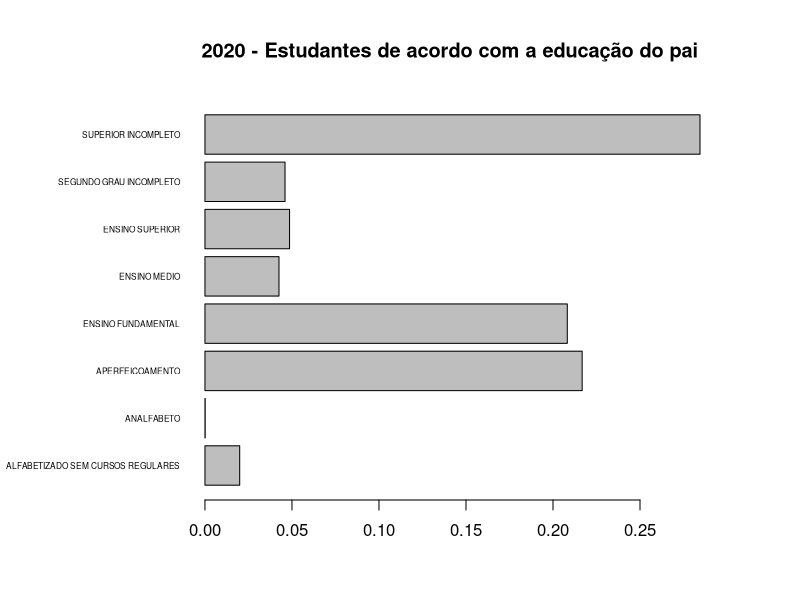
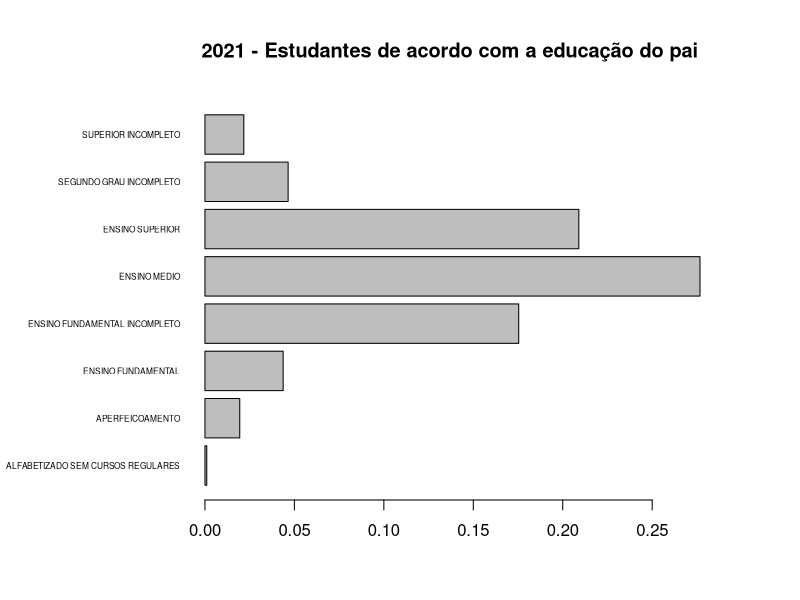
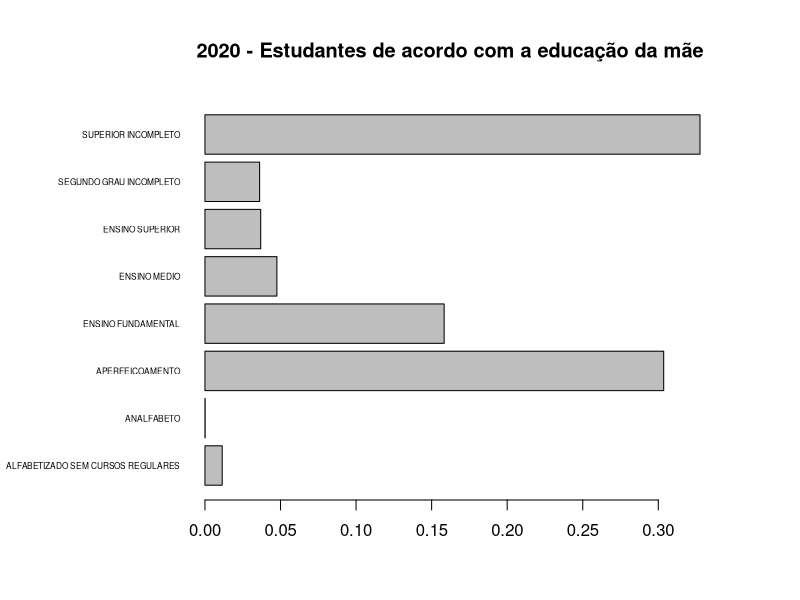
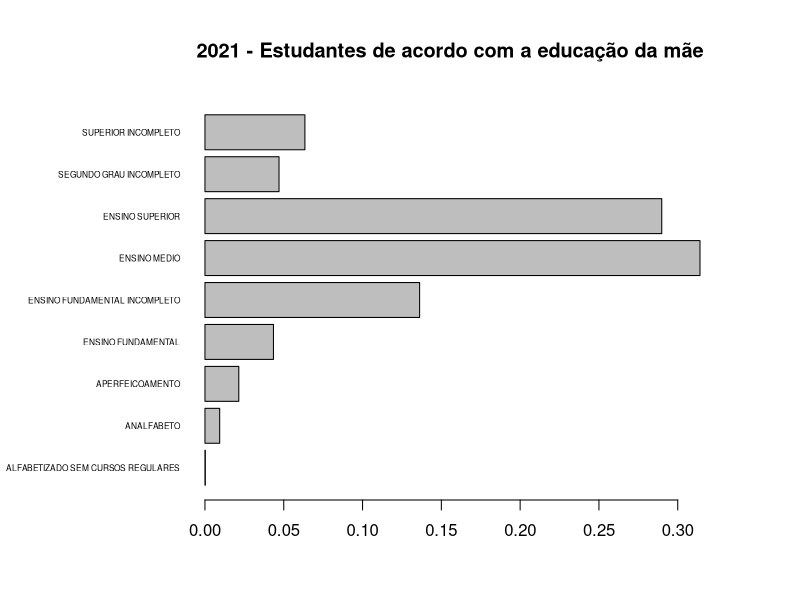

The R script that drew these images, in order:
# setwd("/Users/savioberdine/Library/CloudStorage/OneDrive-Personal/Documentos/UFRPE/AnaliseDeDados/sisu_ufpe_covid_comparison")
# install.packages("plotly")
# library(plotly)
install.packages("dplyr")
library(dplyr)


data_2020 <- read.csv('discentes-ingressos-sisu-2020-ufpe.csv')
df <- apply(data_2020, 2, as.character)
Encoding(df)  <- "UTF-8"
data_2020 <- as.data.frame(df)
#View(data_2020)

data_2021 <- read.csv('discentes-ingressos-sisu-2021-ufpe.csv')
df <- apply(data_2021, 2, as.character)
Encoding(df)  <- "UTF-8"
data_2021 <- as.data.frame(df)
#View(data_2021)

#-------------

students_by_course_2020 <- data_2020 %>%
  group_by(CURSO) %>%
  summarise(
    QtdAlunos = n()
  )

#View(students_by_course_2020)

#-------------

students_by_course_2021 <- data_2021 %>%
  group_by(CURSO) %>%
  summarise(
    QtdAlunos = n()
  )

#View(students_by_course_2021)

#-------------

students_by_father_education_2020 <- data_2020 %>%
  filter(ESCOLARIDADE_PAI != "") %>%
  group_by(ESCOLARIDADE_PAI) %>%
  summarise(
    QtdAlunos = n(),
    PercAlunos = (n()/nrow(data_2020))
  )

#View(students_by_father_education_2020)
par(mar = c(5, 10, 5, 5))
barplot(main = "2020 - Estudantes de acordo com a educação do pai", 
        students_by_father_education_2020$PercAlunos, 
        names.arg = students_by_father_education_2020$ESCOLARIDADE_PAI, 
        horiz = TRUE, 
        las = 1,
        cex.names = 0.5)
# graph <- plot_ly(data = students_by_father_education_2020, x = ~ESCOLARIDADE_PAI, y = ~QtdAlunos)
# graph

#-------------

students_by_father_education_2021 <- data_2021 %>%
  filter(ESCOLARIDADE_PAI != "") %>%
  group_by(ESCOLARIDADE_PAI) %>%
  summarise(
    QtdAlunos = n(),
    PercAlunos = (n()/nrow(data_2021))
  )

#View(students_by_father_education_2021)
barplot(main = "2021 - Estudantes de acordo com a educação do pai", 
        students_by_father_education_2021$PercAlunos, 
        names.arg = students_by_father_education_2021$ESCOLARIDADE_PAI, 
        horiz = TRUE, 
        las = 1,
        cex.names = 0.5)


#-------------

students_by_mother_education_2020 <- data_2020 %>%
  filter(ESCOLARIDADE_MAE != "") %>%
  group_by(ESCOLARIDADE_MAE) %>%
  summarise(
    QtdAlunos = n(),
    PercAlunos = (n()/nrow(data_2020))
  )

#View(students_by_mother_education_2020)
barplot(main = "2020 - Estudantes de acordo com a educação da mãe", 
        students_by_mother_education_2020$PercAlunos, 
        names.arg = students_by_mother_education_2020$ESCOLARIDADE_MAE, 
        horiz = TRUE, 
        las = 1,
        cex.names = 0.5)
# graph <- plot_ly(data = students_by_father_education_2020, x = ~ESCOLARIDADE_PAI, y = ~QtdAlunos)
# graph

#-------------

students_by_mother_education_2021 <- data_2021 %>%
  filter(ESCOLARIDADE_MAE != "") %>%
  group_by(ESCOLARIDADE_MAE) %>%
  summarise(
    QtdAlunos = n(),
    PercAlunos = (n()/nrow(data_2021))
  )

#View(students_by_mother_education_2021)
barplot(main = "2021 - Estudantes de acordo com a educação da mãe", 
        students_by_mother_education_2021$PercAlunos, 
        names.arg = students_by_mother_education_2021$ESCOLARIDADE_MAE, 
        horiz = TRUE, 
        las = 1,
        cex.names = 0.5)

